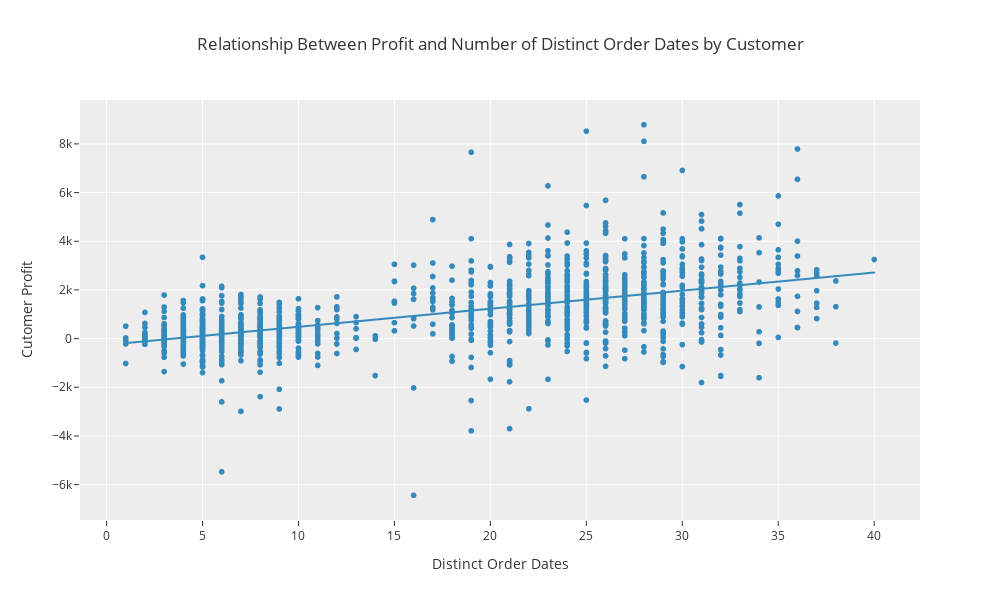

The code cell stored with this chart in its notebook:
### Code cell
color = 'rgb' + str(palette[1])
px.scatter(profit_return_df, x='unique_order_dates', y='profit', trendline='ols', width=1000, height=600,
           title='Relationship Between Profit and Number of Distinct Order Dates by Customer',
           labels={'profit': 'Cutomer Profit', 'unique_order_dates': 'Distinct Order Dates'}) \
           .update_traces(marker={'color':color})

### Figure 1 — Plotly figure (JSON) as saved in the notebook; plotly's stock layout.template omitted (floating-point values rounded to 4 significant figures; data arrays with more than 128 entries replaced by an {"elided": "..."} marker saying what was removed)
{"data": [{"hovertemplate": "Distinct Order Dates=%{x}<br>Cutomer Profit=%{y}<extra></extra>", "legendgroup": "", "marker": {"color": "rgb(0.20392156862745098, 0.5411764705882353, 0.7411764705882353)", "symbol": "circle"}, "mode": "markers", "name": "", "showlegend": false, "type": "scattergl", "x": {"elided": "1590 int values"}, "xaxis": "x", "y": {"elided": "1590 float values"}, "yaxis": "y"}, {"hovertemplate": "<b>OLS trendline</b><br>profit = 74.3734 * unique_order_dates + -260.216<br>R<sup>2</sup>=0.335652<br><br>Distinct Order Dates=%{x}<br>Cutomer Profit=%{y} <b>(trend)</b><extra></extra>", "legendgroup": "", "marker": {"color": "rgb(0.20392156862745098, 0.5411764705882353, 0.7411764705882353)", "symbol": "circle"}, "mode": "lines", "name": "", "showlegend": false, "type": "scattergl", "x": {"elided": "1590 int values"}, "xaxis": "x", "y": {"elided": "1590 float values"}, "yaxis": "y"}], "layout": {"height": 600, "legend": {"tracegroupgap": 0}, "title": {"text": "Relationship Between Profit and Number of Distinct Order Dates by Customer"}, "width": 1000, "xaxis": {"anchor": "y", "domain": [0, 1], "title": {"text": "Distinct Order Dates"}}, "yaxis": {"anchor": "x", "domain": [0, 1], "title": {"text": "Cutomer Profit"}}}}
